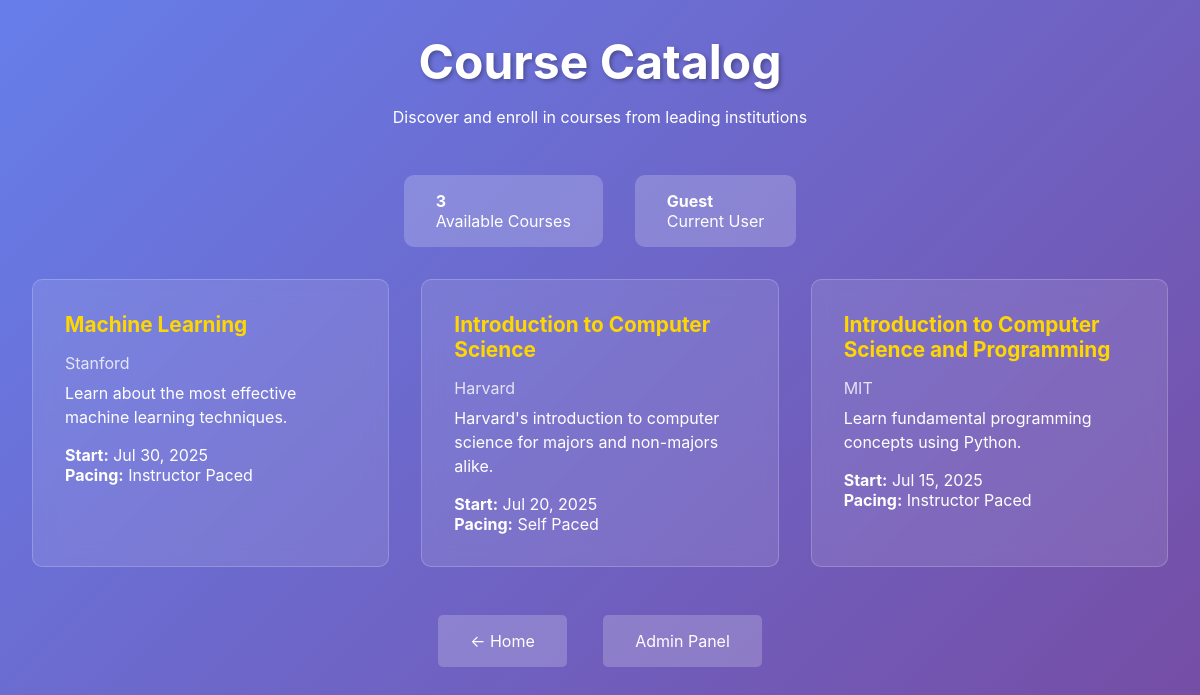
Page /courses/ on the committed database.
### apps/courses/models.py (models this page shows, shortened)
class Course(models.Model):
    PACING_CHOICES = [
        ('instructor', _('Instructor Paced')),
        ('self', _('Self Paced')),
    ]
    course_id = models.CharField(max_length=255, unique=True, db_index=True)
    display_name = models.CharField(max_length=255)
    course_image_url = models.URLField(blank=True)
    org = models.CharField(max_length=32, db_index=True)
    course = models.CharField(max_length=32, db_index=True)  # course number
    run = models.CharField(max_length=32, db_index=True)    # course run
    short_description = models.TextField(blank=True)
    overview = models.TextField(blank=True)
    syllabus = models.TextField(blank=True)
    intro_video = models.URLField(blank=True)
    effort = models.CharField(max_length=255, blank=True)  # e.g., "8-10 hours/week"
    start = models.DateTimeField(null=True, blank=True)
    end = models.DateTimeField(null=True, blank=True)
    enrollment_start = models.DateTimeField(null=True, blank=True)
    enrollment_end = models.DateTimeField(null=True, blank=True)
    announcement = models.DateTimeField(null=True, blank=True)
    pacing = models.CharField(max_length=20, choices=PACING_CHOICES, default='instructor')
    catalog_visibility = models.CharField(
        max_length=32,
        choices=[
            ('both', _('Both')),
            ('about', _('About Page Only')),
            ('none', _('None')),
        ],
        default='both'
    )
    level_type = models.CharField(
        max_length=32,
        choices=[
            ('introductory', _('Introductory')),
            ('intermediate', _('Intermediate')),
            ('advanced', _('Advanced')),
        ],
        blank=True
    )
    instructor_info = models.TextField(blank=True)
    modes = models.ManyToManyField(CourseMode, related_name='courses', blank=True)
    wiki_slug = models.CharField(max_length=255, blank=True)
    tabs = models.JSONField(default=list, blank=True)  # Course navigation tabs
    discussion_topics = models.JSONField(default=dict, blank=True)
    teams_configuration = models.JSONField(default=dict, blank=True)
    created = models.DateTimeField(auto_now_add=True)
    modified = models.DateTimeField(auto_now=True)
    version = models.CharField(max_length=255, default='1')
    class Meta:
        verbose_name = _('Course')
        verbose_name_plural = _('Courses')
        ordering = ['-created']

### apps/courses/views.py (the view)
# urls.py: path('', views.course_catalog, name='catalog'),
def course_catalog(request):
    courses = Course.objects.filter(catalog_visibility__in=['both', 'about'])[:12]
    context = {
        'title': 'Course Catalog',
        'courses': courses,
        'total_courses': Course.objects.count(),
    }
    return render(request, 'courses/catalog.html', context)

### templates/courses/catalog.html (shortened to what this page needs)
<!DOCTYPE html>
<html lang="en">
<head>
</head>
<body>
    <div class="container">
        <div class="header">
            <h1>{{ title }}</h1>
            <p>Discover and enroll in courses from leading institutions</p>
        </div>
        <div class="stats">
            <div class="stat">
                <strong>{{ total_courses }}</strong><br>
                Available Courses
            </div>
            <div class="stat">
                <strong>{% if user.is_authenticated %}{{ user.username }}{% else %}Guest{% endif %}</strong><br>
                Current User
            </div>
        </div>
        {% if courses %}
        <div class="courses-grid">
            {% for course in courses %}
            <div class="course-card">
                <div class="course-title">{{ course.display_name }}</div>
                <div class="course-org">{{ course.org }}</div>
                <div class="course-description">
                    {{ course.short_description|default:"No description available." }}
                </div>
                <div>
                    <strong>Start:</strong> {{ course.start|date:"M d, Y"|default:"Self-paced" }}<br>
                    <strong>Pacing:</strong> {{ course.get_pacing_display }}
                </div>
            </div>
            {% endfor %}
        </div>
        {% else %}
        <div style="text-align: center; padding: 3rem;">
            <h2>No courses available yet</h2>
            <p>Check the admin panel to add courses to the catalog.</p>
        </div>
        {% endif %}
        <div class="nav-links">
            <a href="/" class="nav-link">← Home</a>
            <a href="/admin/" class="nav-link">Admin Panel</a>
        </div>
    </div>
</body>
</html>

### templates/courses/catalog.html (style rules this page uses)
body { font-family: -apple-system, BlinkMacSystemFont, 'Segoe UI', Roboto, sans-serif; margin: 0; padding: 0; background: linear-gradient(135deg, #667eea 0%, #764ba2 100%); color: white; min-height: 100vh; }
.container { max-width: 1200px; margin: 0 auto; padding: 2rem; }
.header { text-align: center; margin-bottom: 3rem; }
.header h1 { font-size: 3rem; margin: 0; text-shadow: 2px 2px 4px rgba(0,0,0,0.3); }
.stats { display: flex; justify-content: center; gap: 2rem; margin: 2rem 0; }
.stat { background: rgba(255,255,255,0.2); padding: 1rem 2rem; border-radius: 10px; }
.courses-grid { display: grid; grid-template-columns: repeat(auto-fit, minmax(300px, 1fr)); gap: 2rem; }
.course-card { background: rgba(255,255,255,0.1); padding: 2rem; border-radius: 10px; backdrop-filter: blur(10px); border: 1px solid rgba(255,255,255,0.2); transition: transform 0.3s ease; }
.course-title { font-size: 1.3rem; font-weight: bold; margin-bottom: 1rem; color: #ffd700; }
.course-org { color: #fff; opacity: 0.8; margin-bottom: 0.5rem; }
.course-description { margin-bottom: 1rem; line-height: 1.5; }
.nav-links { text-align: center; margin-top: 3rem; }
.nav-link { background: rgba(255,255,255,0.2); color: white; text-decoration: none; padding: 1rem 2rem; border-radius: 5px; margin: 0 1rem; display: inline-block; transition: all 0.3s ease; }

### rows in the picture
Course: display_name "Machine Learning", org "Stanford", short_description "Learn about the most effective machine learning techniques.", start "Jul 30, 2025", pacing "Instructor Paced"
Course: display_name "Introduction to Computer Science", org "Harvard", short_description "Harvard's introduction to computer science for majors and non-majors alike.", start "Jul 20, 2025", pacing "Self Paced"
Course: display_name "Introduction to Computer Science and Programming", org "MIT", short_description "Learn fundamental programming concepts using Python.", start "Jul 15, 2025", pacing "Instructor Paced"

### other values in the picture
{{ title }} "Course Catalog"
{{ total_courses }} "3"
